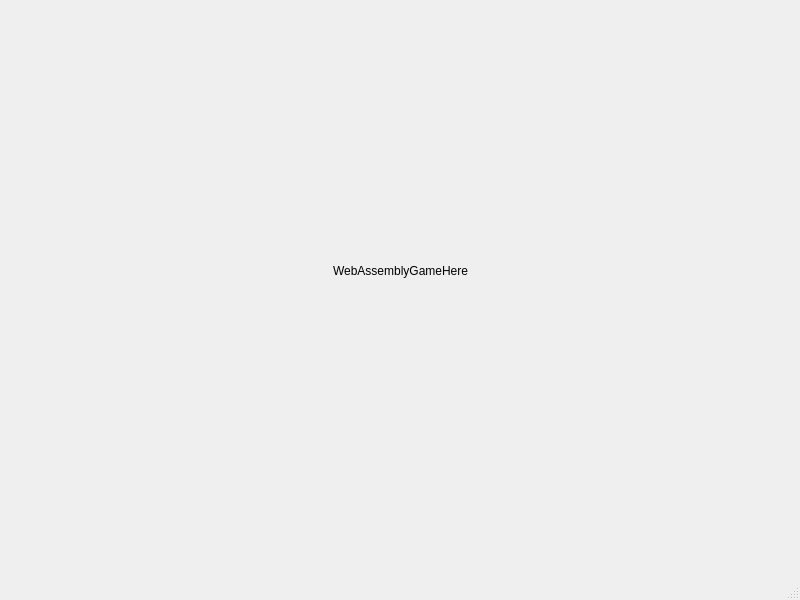
<?xml version="1.0" encoding="UTF-8"?>
<ui version="4.0">
 <class>MainWindow</class>
 <widget class="QMainWindow" name="MainWindow">
  <property name="geometry">
   <rect>
    <x>0</x>
    <y>0</y>
    <width>800</width>
    <height>600</height>
   </rect>
  </property>
  <property name="windowTitle">
   <string>MainWindow</string>
  </property>
  <widget class="QWidget" name="centralwidget">
   <widget class="QWidget" name="horizontalLayoutWidget">
    <property name="geometry">
     <rect>
      <x>0</x>
      <y>0</y>
      <width>801</width>
      <height>541</height>
     </rect>
    </property>
    <layout class="QHBoxLayout" name="horizontalLayout" stretch="0,0,0">
     <item>
      <spacer name="horizontalSpacer">
       <property name="orientation">
        <enum>Qt::Horizontal</enum>
       </property>
       <property name="sizeHint" stdset="0">
        <size>
         <width>40</width>
         <height>20</height>
        </size>
       </property>
      </spacer>
     </item>
     <item>
      <widget class="QLabel" name="label">
       <property name="text">
        <string>WebAssemblyGameHere</string>
       </property>
      </widget>
     </item>
     <item>
      <spacer name="horizontalSpacer_2">
       <property name="orientation">
        <enum>Qt::Horizontal</enum>
       </property>
       <property name="sizeHint" stdset="0">
        <size>
         <width>40</width>
         <height>20</height>
        </size>
       </property>
      </spacer>
     </item>
    </layout>
   </widget>
  </widget>
  <widget class="QMenuBar" name="menubar">
   <property name="geometry">
    <rect>
     <x>0</x>
     <y>0</y>
     <width>800</width>
     <height>21</height>
    </rect>
   </property>
  </widget>
  <widget class="QStatusBar" name="statusbar"/>
 </widget>
 <resources/>
 <connections/>
</ui>
